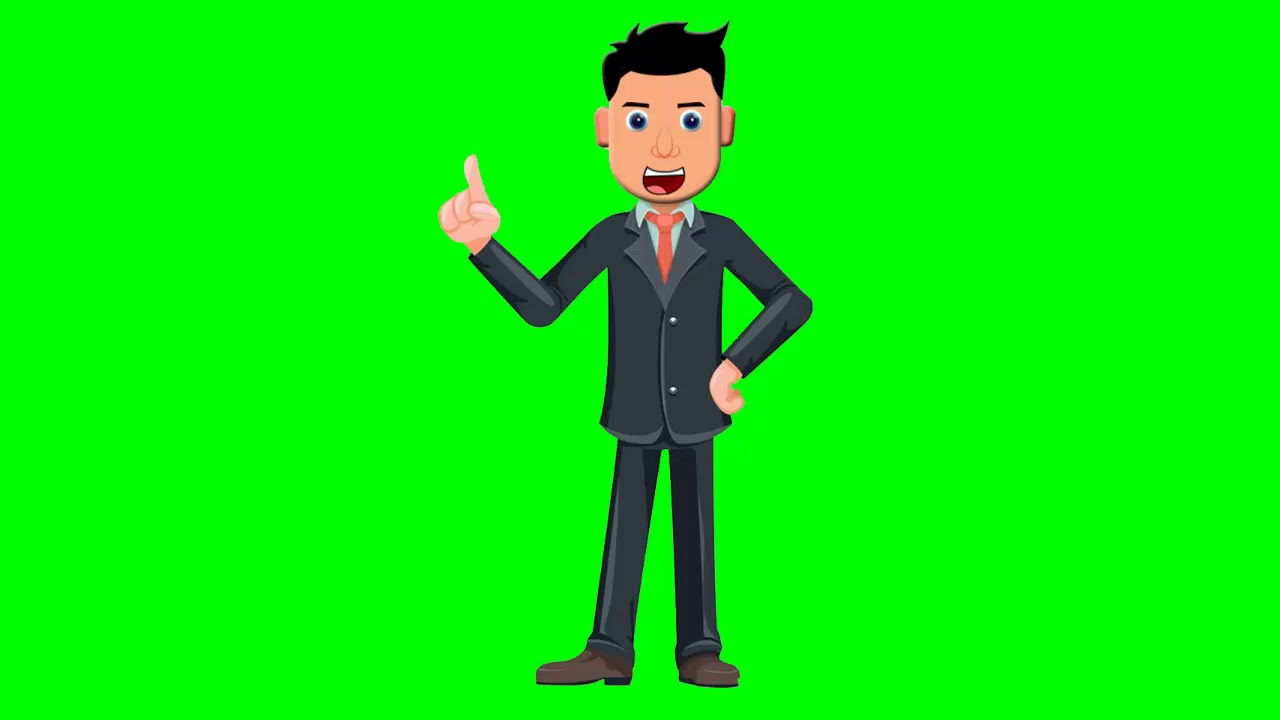
#> input picture Chapter 03/openCV/Day 2/3.jpg, 1280 x 720 px
$ jupyter execute --allow-errors green_screen.ipynb
#> lines starting #> are read from the running program, lines starting #| are printed output that depends on the picture; after the words box and inside, x2 and y2 are one past the last pixel; in counts of white or black regions, pixels touching at a corner belong together
[cell 1]
import cv2
import numpy as np
import matplotlib.pyplot as plt

[cell 2]
man_green_screen = cv2.imread('3.jpg')
#> man_green_screen is the input picture: shape (720, 1280, 3); mean B, G, R 7.2, 237.2, 8.5
background = cv2.imread('back.jpg')

[cell 3]
type(man_green_screen)

[cell 4]
mgs_hsv = cv2.cvtColor(man_green_screen, cv2.COLOR_BGR2RGB)
plt.figure(figsize=(12,8))
plt.imshow(mgs_hsv)

#> (a cell that did not finish here is left out)

[cell 6]
img = man_green_screen.copy()

img_hsv = cv2.cvtColor(img, cv2.COLOR_BGR2HSV)
#> img_hsv: shape (720, 1280, 3); mean H, S, V 61.4, 239, 239.2


u_green = np.array([100, 255, 100])
l_green = np.array([0, 100, 0])

mask = cv2.inRange(img, l_green, u_green)
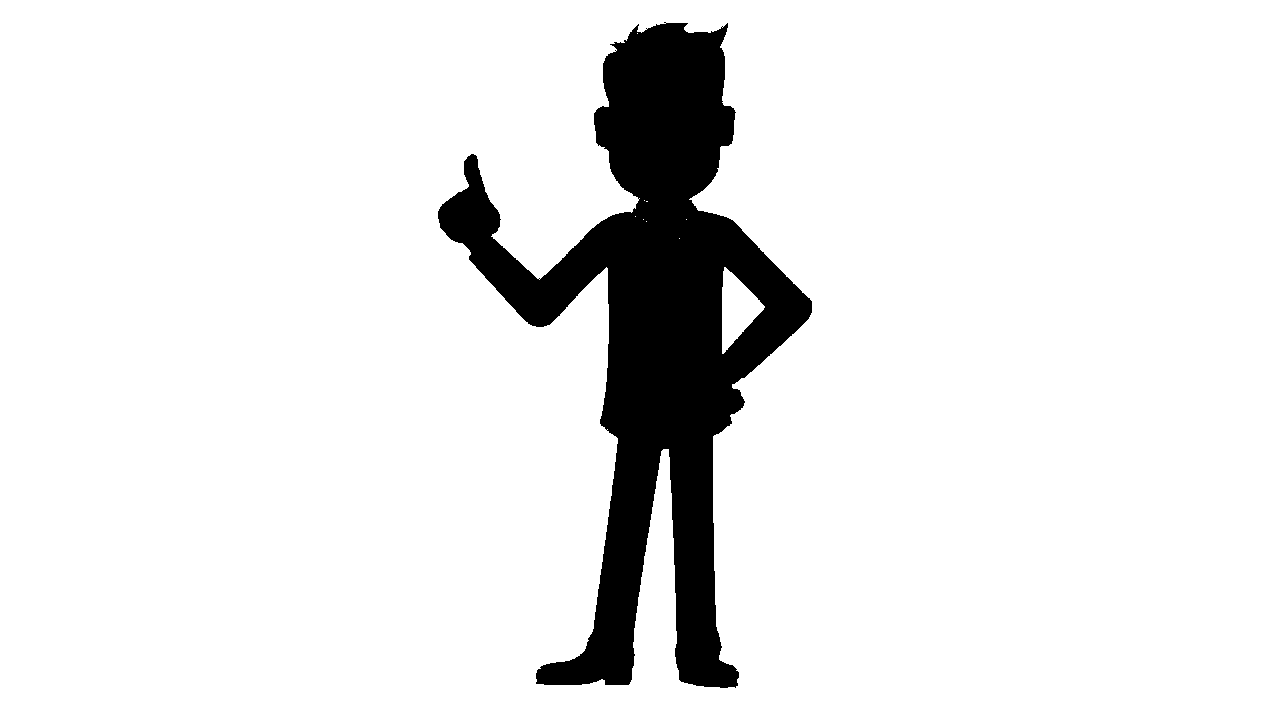
#> mask: shape (720, 1280); 90.7% white; 1 black region, box (x1, y1, x2, y2) and area: (438, 22, 812, 688) 85953

masked_img = img.copy()
#> (the rest of this cell did not finish here and is left out)

### Isolate only the dress

[cell 7]
test_img = cv2.imread('test_img.jpg')
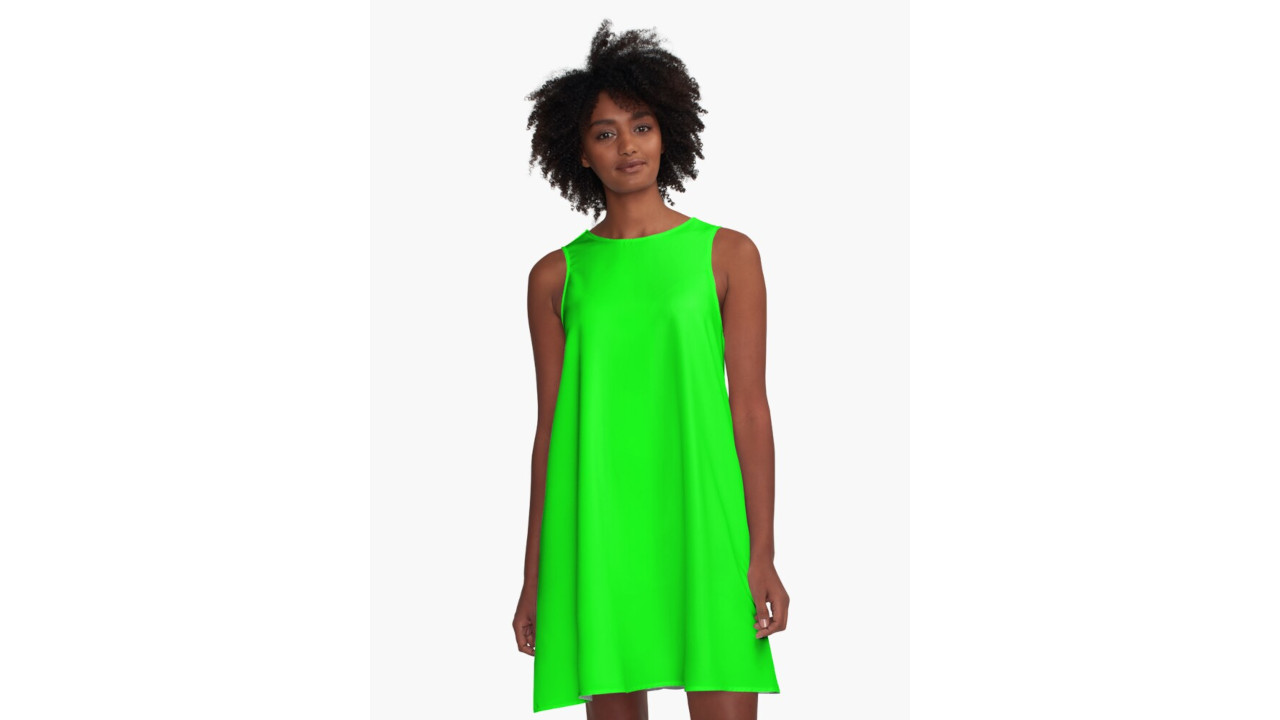
#> input picture Chapter 03/openCV/Day 2/test_img.jpg, 1280 x 720 px
#> test_img is the input picture: shape (720, 1280, 3); mean B, G, R 219.9, 239.4, 222.6
type(test_img)

[cell 8]
test_img_hsv = cv2.cvtColor(test_img, cv2.COLOR_BGR2RGB)
plt.figure(figsize=(12,8))
plt.imshow(test_img_hsv)

[cell 9]
img = test_img.copy()

img_hsv = cv2.cvtColor(img, cv2.COLOR_BGR2HSV)
#> img_hsv: shape (720, 1280, 3); mean H, S, V 8, 27.5, 241.6

u_green = np.array([100, 255, 100])
l_green = np.array([0, 100, 0])

mask = cv2.inRange(img, l_green, u_green)
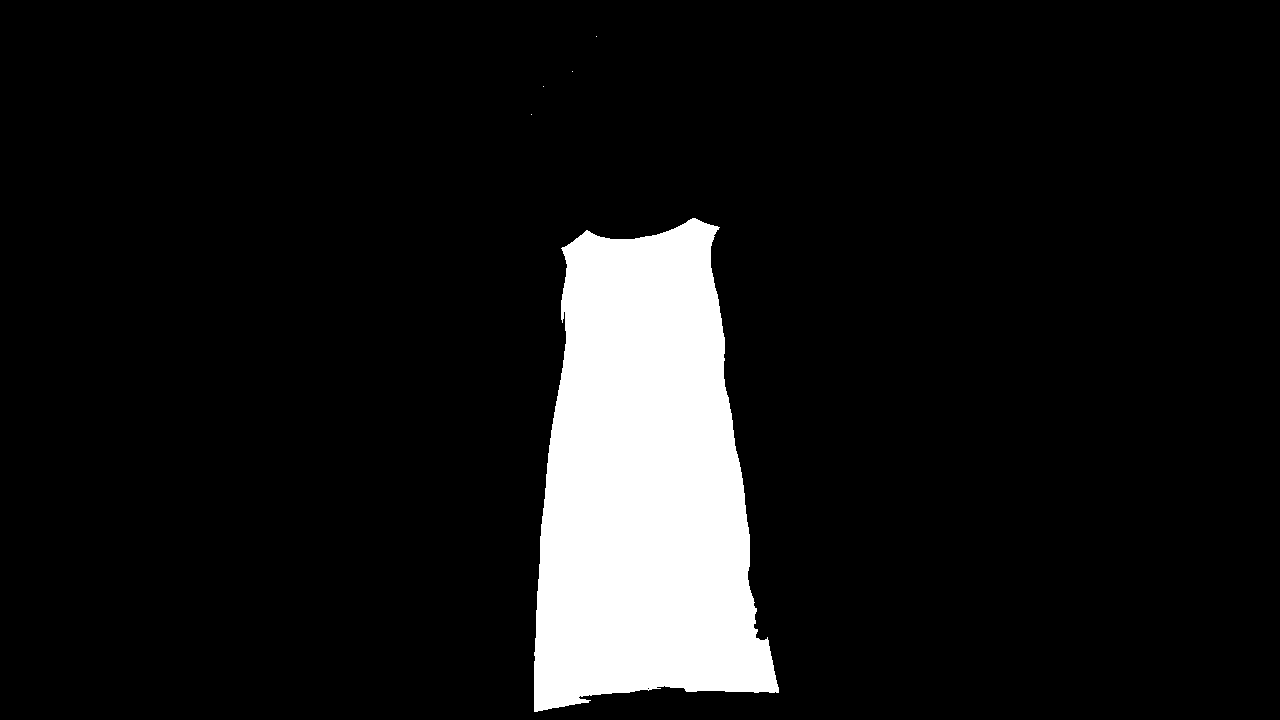
#> mask: shape (720, 1280); 9.5% white; 5 white regions (4 under 20 px), largest, box (x1, y1, x2, y2) and area: (534, 218, 779, 712) 87756

masked_img = img.copy()
#> (the rest of this cell did not finish here and is left out)
